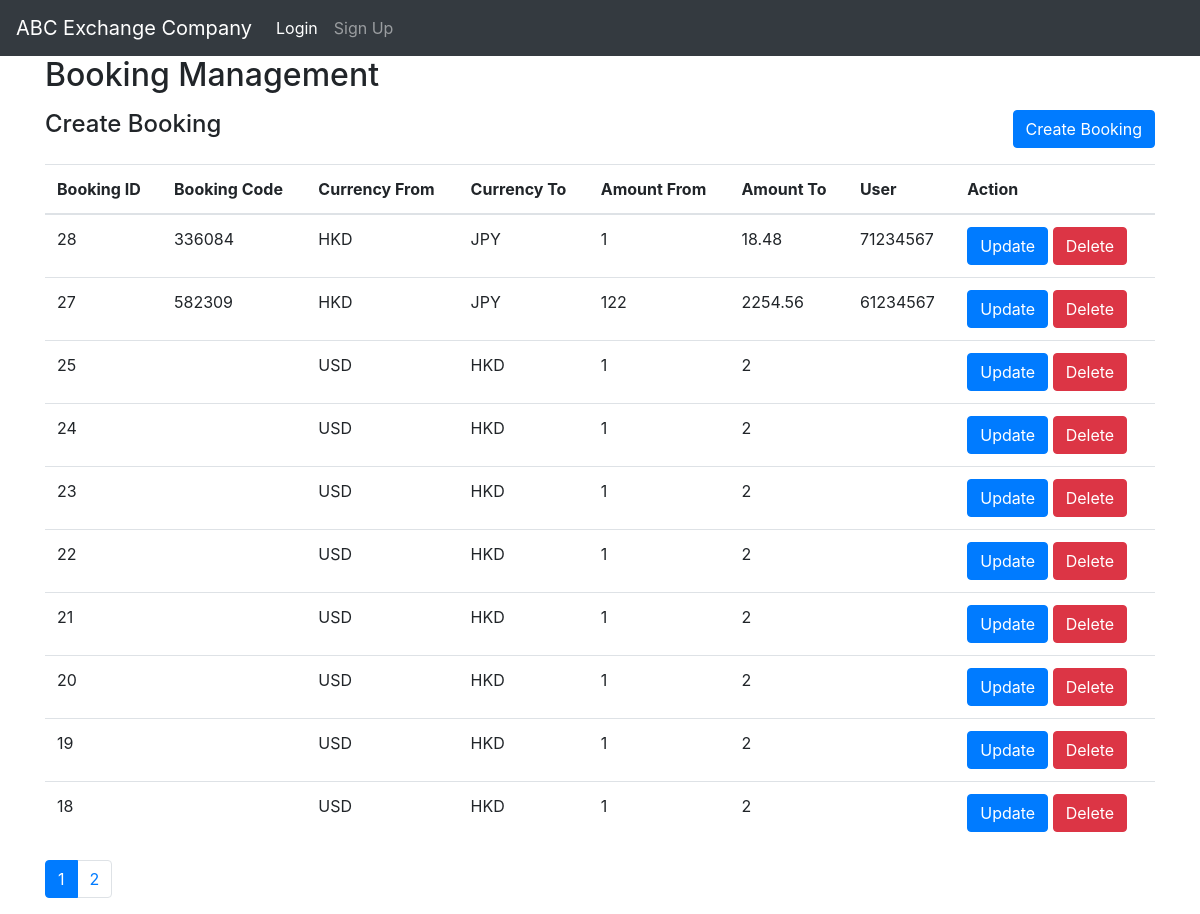
/booking_admin.php, run on an earlier commit of the app's database.
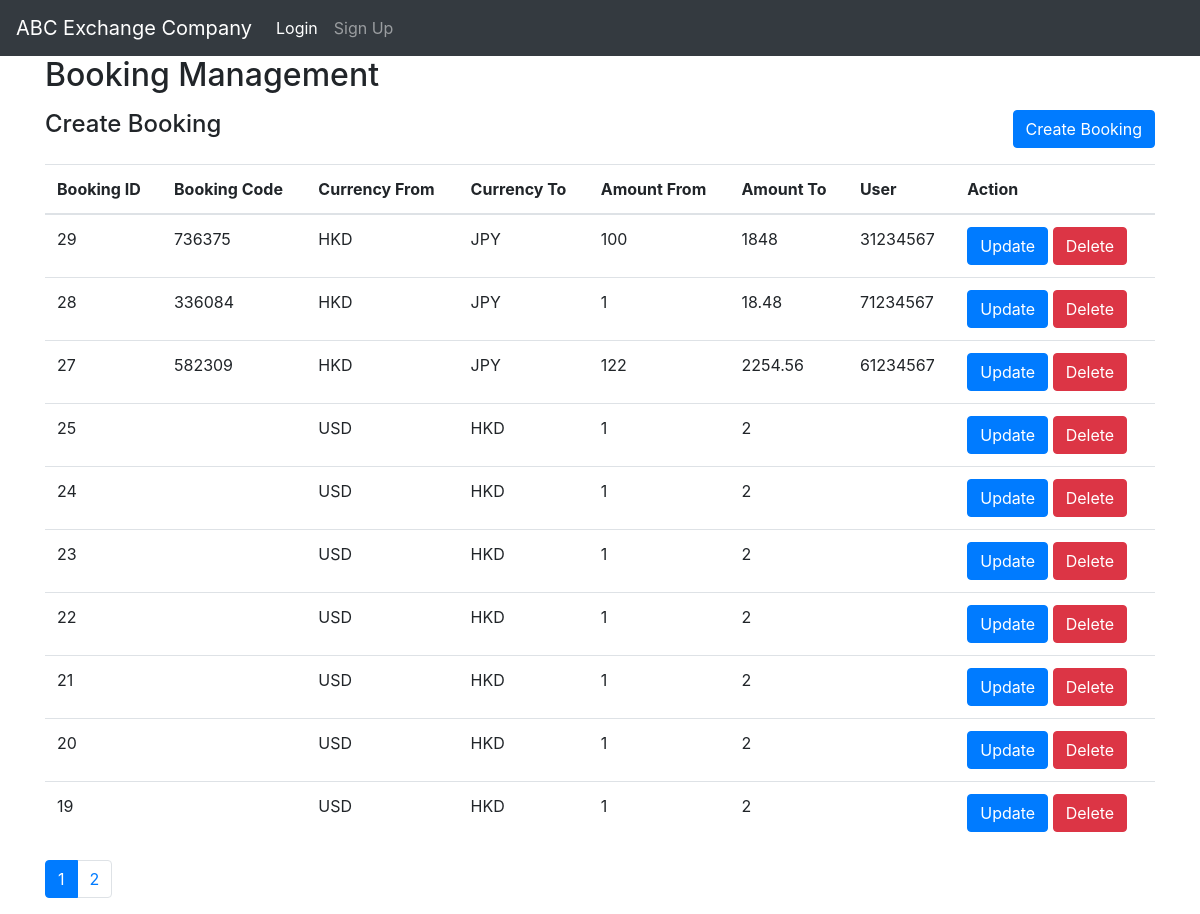
And on a later commit of the database.
### tables this page shows
CREATE TABLE "bookings" (
	"id"	INTEGER,
	"booking_code"	TEXT,
	"currency_from"	TEXT,
	"currency_to"	TEXT,
	"amount_from"	REAL,
	"amount_to"	REAL,
	"username"	TEXT,
	PRIMARY KEY("id" AUTOINCREMENT)
);

### booking_admin.php (the view, shortened to what this page needs)
<?php include("header.php"); ?>
<div class="container">
    <h2>Booking Management</h2>
    <?php
$bookingsPerPage = 10;
$page = isset($_GET['page']) ? (int)$_GET['page'] : 1;
$offset = ($page - 1) * $bookingsPerPage;
?>
<?php
    $db = new SQLite3('database.db');
    $query = "SELECT * FROM bookings order by id desc LIMIT $bookingsPerPage OFFSET $offset ";
    $result = $db->query($query);
    $bookings = [];
    while ($row = $result->fetchArray(SQLITE3_ASSOC)) {
      $bookings[] = $row;
    }
    ?>
<?php
$totalBookingsQuery = "SELECT COUNT(*) as count FROM bookings";
$totalBookingsResult = $db->query($totalBookingsQuery);
$totalBookings = $totalBookingsResult->fetchArray(SQLITE3_ASSOC)['count'];
$totalPages = ceil($totalBookings / $bookingsPerPage);
?>
<div class="row mt-3 mb-3">
  <div class="col-md-6">
    <h4>Create Booking</h4>
  </div>
  <div class="col-md-6 text-right">
    <button type="button" class="btn btn-primary" data-toggle="modal" data-target="#createBookingModal">
      Create Booking
    </button>
  </div>
</div>
    <table class="table">
      <thead>
        <tr>
          <th>Booking ID</th>
          <th>Booking Code</th>
          <th>Currency From</th>
          <th>Currency To</th>
          <th>Amount From</th>
          <th>Amount To</th>
          <th>User</th>
          <th>Action</th>
        </tr>
      </thead>
      <tbody>
        <?php foreach ($bookings as $booking) { ?>
          <tr>
            <td><?php echo $booking['id']; ?></td>
            <td><?php echo $booking['booking_code']; ?></td>
            <td><?php echo $booking['currency_from']; ?></td>
            <td><?php echo $booking['currency_to']; ?></td>
            <td><?php echo $booking['amount_from']; ?></td>
            <td><?php echo $booking['amount_to']; ?></td>
            <td><?php echo $booking['username']; ?></td>
            <td>
<form method="POST"> <button type="button" class="btn btn-primary update-button" data-toggle="modal" data-target="#updateBookingModal" data-booking='<?php echo json_encode($booking); ?>'>Update</button>
  <button type="submit" name="delete" class="btn btn-danger">Delete</button>
</form>    </td>
          </tr>
        <?php } ?>
      </tbody>
    </table>
    <nav aria-label="Page navigation">
  <ul class="pagination">
    <?php for ($i = 1; $i <= $totalPages; $i++) { ?>
      <li class="page-item <?php echo $i === $page ? 'active' : ''; ?>"><a class="page-link" href="?page=<?php echo $i; ?>"><?php echo $i; ?></a></li>
    <?php } ?>
  </ul>
</nav>
  </div>
  <?php include("footer.php"); ?>

What changed in the data, as far as the page shows it:
no longer on this page (row unchanged): bookings: id "18", currency_from "USD", currency_to "HKD", amount_from "1", amount_to "2"
added bookings: id "29", booking_code "736375", currency_from "HKD", currency_to "JPY", amount_from "100", amount_to "1848", username "31234567"
